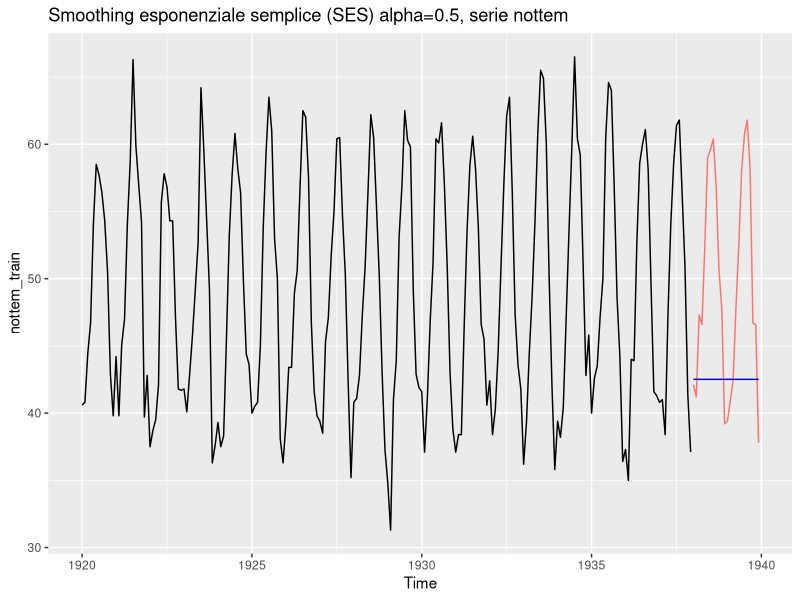
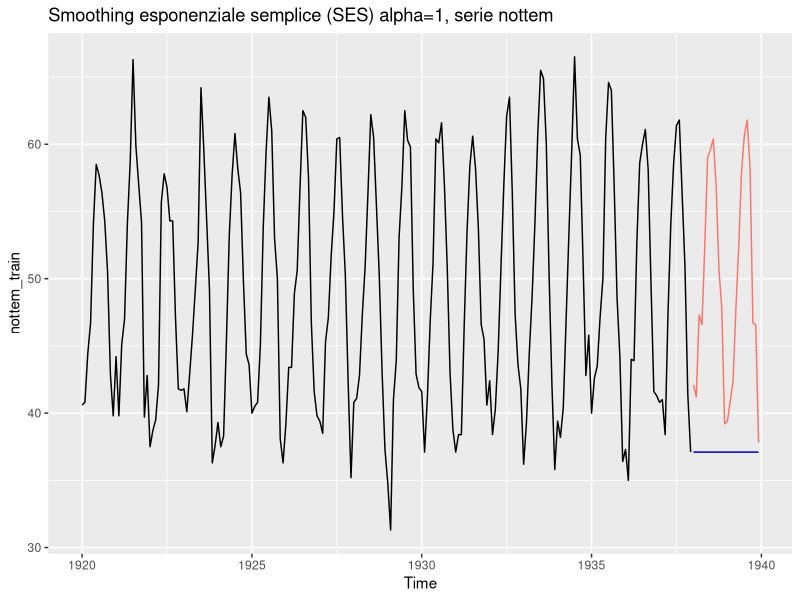
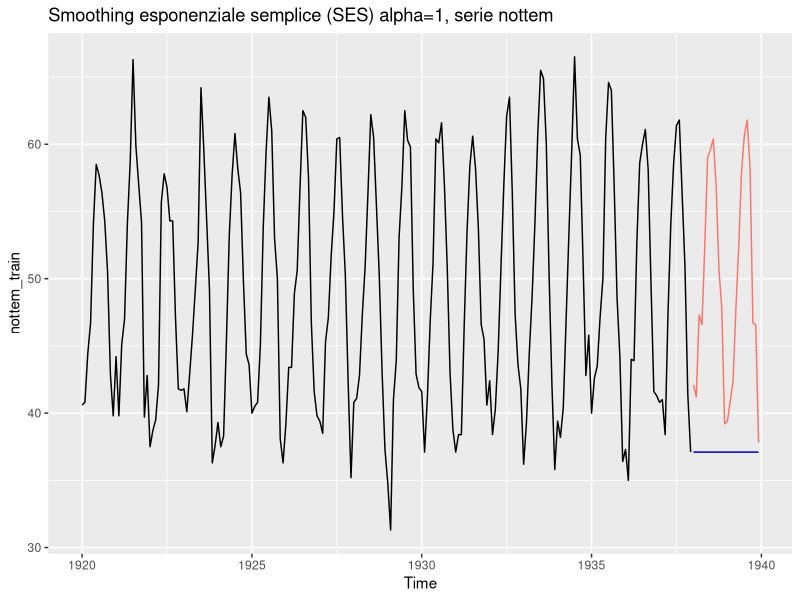
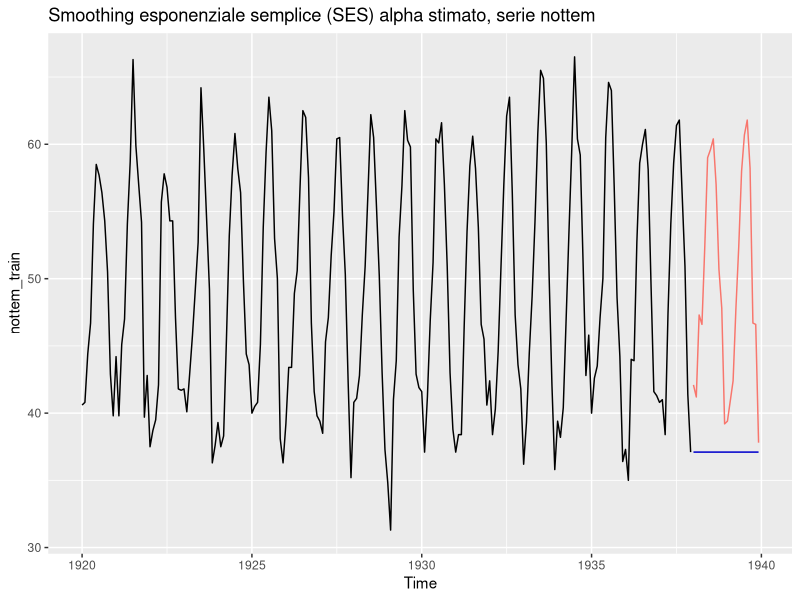
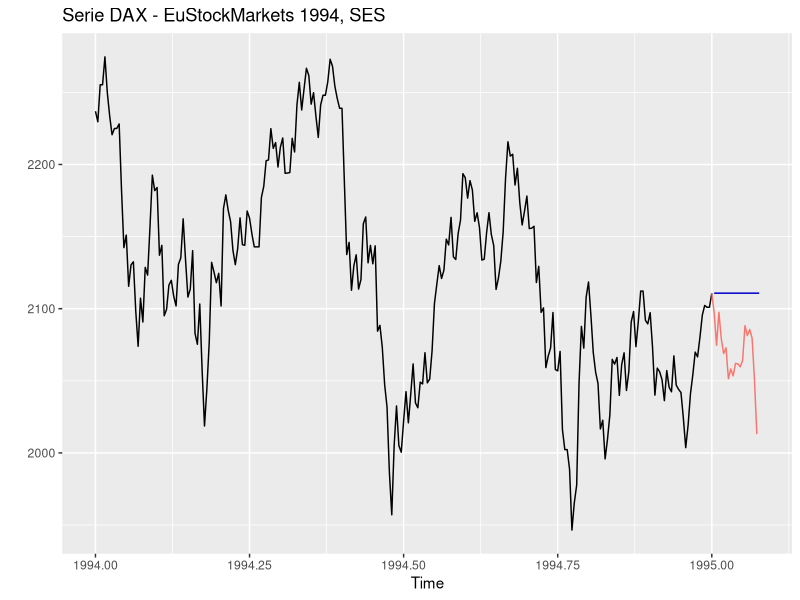
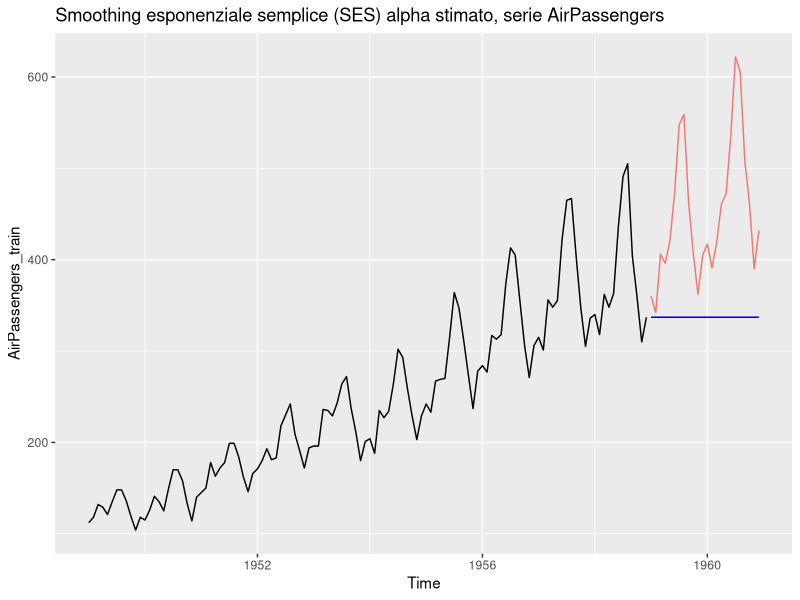
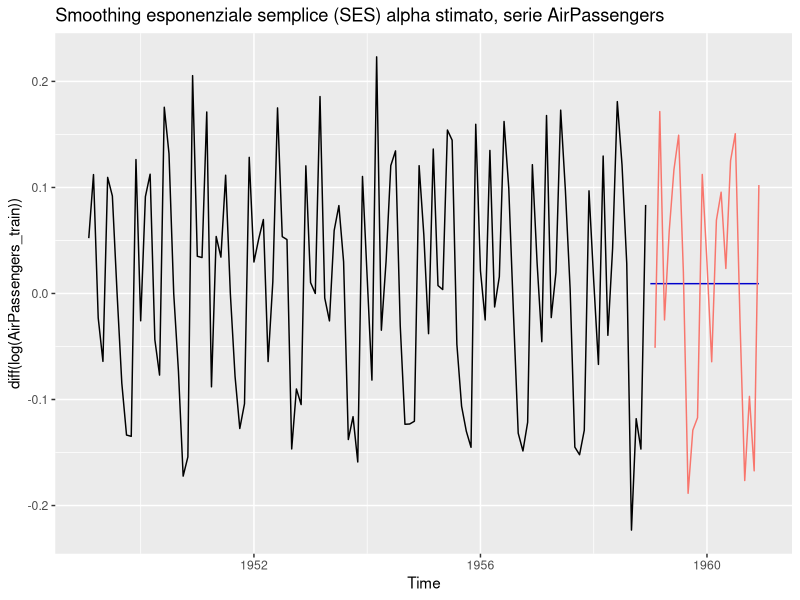
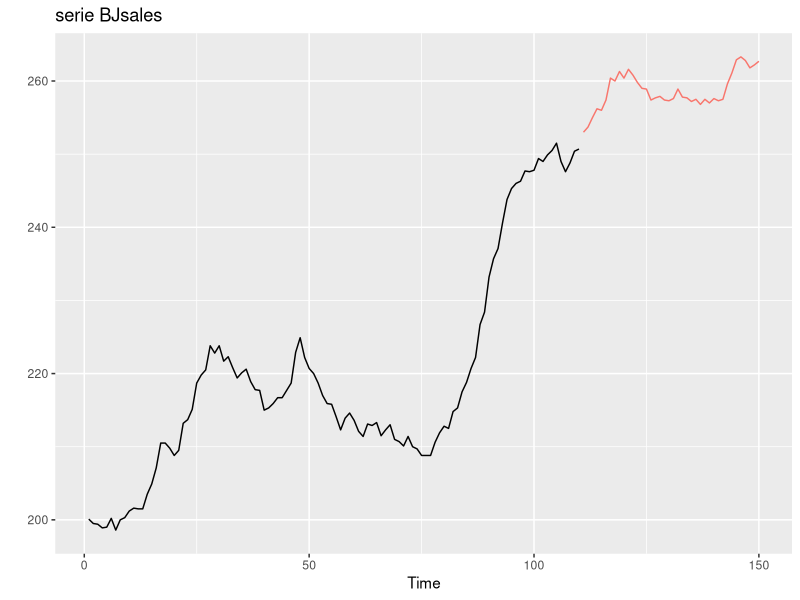

R code for these plots, in order:
## ---- chunk 1
knitr::opts_chunk$set(warning = FALSE, message = FALSE, echo=FALSE) 
library(ggplot2)
library(class)
library(caret)
library(glmnet)
library(car)
library(tidyr)

## ---- chunk 2
library(forecast)
#split train e test
nottem_train <- window(nottem, end=c(1937,12))
nottem_test <- window(nottem, start=c(1938,1))
#fit SES
fit_ses_05 <- ses(nottem_train, h=24, alpha=0.5, initial="simple")
#fit_ses_0 <- ses(nottem_train, h=24, alpha=0, initial="simple")

autoplot(nottem_train)+ggtitle("Smoothing esponenziale semplice (SES) alpha=0.5, serie nottem")+
  autolayer(nottem_test)+autolayer(fit_ses_05, PI=FALSE, colour="blue") +theme(legend.position = "none")

## ---- chunk 3
library(forecast)
#split train e test
nottem_train <- window(nottem, end=c(1937,12))
nottem_test <- window(nottem, start=c(1938,1))
#fit SES
fit_ses_05 <- ses(nottem_train, h=24, alpha=1, initial="simple")
#fit_ses_0 <- ses(nottem_train, h=24, alpha=0, initial="simple")

autoplot(nottem_train)+ggtitle("Smoothing esponenziale semplice (SES) alpha=1, serie nottem")+
  autolayer(nottem_test)+autolayer(fit_ses_05, PI=FALSE, colour="blue") +theme(legend.position = "none")
## ---- chunk 4
library(forecast)
#split train e test
nottem_train <- window(nottem, end=c(1937,12))
nottem_test <- window(nottem, start=c(1938,1))
#fit SES
fit_ses_05 <- ses(nottem_train, h=24, alpha=1, initial="simple")
#fit_ses_0 <- ses(nottem_train, h=24, alpha=0, initial="simple")

autoplot(nottem_train)+ggtitle("Smoothing esponenziale semplice (SES) alpha=1, serie nottem")+
  autolayer(nottem_test)+autolayer(fit_ses_05, PI=FALSE, colour="blue") +theme(legend.position = "none")
## ---- chunk 5

#fit SES
fit_ses <- ses(nottem_train, h=24, alpha=NULL)

print(paste("Modello", fit_ses$model, "; alpha stimato =", round(fit_ses$model$par[1], 3)))


autoplot(fit_ses, PI=FALSE)+ggtitle("Smoothing esponenziale semplice (SES) alpha stimato, serie nottem")+
  autolayer(nottem_test)+theme(legend.position = "none")

## ---- chunk 6
#fit SES
EU_train <- window(EuStockMarkets[,1], start = c(1994, 1), end=c(1995, 1))
EU_test <- window(EuStockMarkets[,1], start=c(1995, 1), end = c(1995, 20))

fit_ses <- ses(EU_train, h=20, alpha=NULL)
print(paste("Modello", fit_ses$model, "; alpha stimato =", round(fit_ses$model$par[1], 3)))

autoplot(fit_ses, PI=FALSE, main="Serie DAX - EuStockMarkets 1994, SES", ylab="")+autolayer(EU_test)+theme(legend.position = "none")


## ---- chunk 7
library(forecast)
#split train e test
AirPassengers_train <- window(AirPassengers, end=c(1958,12))
AirPassengers_test <- window(AirPassengers, start=c(1959,1))

#fit SES
fit_ses <- ses(AirPassengers_train, h=24, alpha=NULL)

print(paste("Modello", fit_ses$model, "; alpha =", round(fit_ses$model$par[1], 3)))

autoplot(fit_ses, PI=FALSE)+ggtitle("Smoothing esponenziale semplice (SES) alpha stimato, serie AirPassengers")+
  autolayer(AirPassengers_test)+theme(legend.position = "none")

## ---- chunk 8
library(forecast)
#split train e test
AirPassengers_train <- window(AirPassengers, end=c(1958,12))
AirPassengers_test <- window(AirPassengers, start=c(1959,1))

#fit SES
fit_ses <- ses(diff(log(AirPassengers_train)), h=24, alpha=NULL)

print(paste("Modello", fit_ses$model, "; alpha =", round(fit_ses$model$par[1], 3)))

autoplot(fit_ses, PI=FALSE)+ggtitle("Smoothing esponenziale semplice (SES) alpha stimato, serie AirPassengers")+
  autolayer(diff(log(AirPassengers_test)))+theme(legend.position = "none")
## ---- chunk 9

library(forecast)
#split train e test
bj_train <- window(BJsales, end=110)
bj_test <- window(BJsales, start=111)

autoplot(bj_train, main = "serie BJsales", ylab=NULL)+
  autolayer(bj_test)+theme(legend.position = "none")

## ---- chunk 10
#fit Holt
fit_holt <- holt(bj_train, h=40, alpha=NULL, beta=NULL)
print(paste("Modello", fit_holt$model, "; alpha =", round(fit_holt$model$par[1], 3), "; beta =", round(fit_holt$model$par[2], 3)))
autoplot(bj_train, , ylab=NULL)+ggtitle("Modello di Holt, serie BJsales")+
  autolayer(bj_test)+autolayer(fit_holt, PI=FALSE, colour="blue") +theme(legend.position = "none")
## ---- chunk 11
#fit Holt
fit_holt_damped <- holt(bj_train, damped=TRUE, h=40, alpha=NULL, beta=NULL)
print(paste(fit_holt_damped$model, "; alpha =", round(fit_holt_damped$model$par[1], 2), "; beta =", round(fit_holt_damped$model$par[2], 2), "; phi=", round(fit_holt_damped$model$par[3], 2) ))
autoplot(bj_train, , ylab=NULL)+ggtitle("Modello di Holt, serie BJsales")+
  autolayer(bj_test)+autolayer(fit_holt_damped, PI=FALSE, colour="blue") +theme(legend.position = "none")
## ---- chunk 12

library(forecast)
#split train e test
bj_train <- window(BJsales, end=94)
bj_test <- window(BJsales, start=95)

autoplot(bj_train, main = "serie BJsales",  ylab=NULL)+
  autolayer(bj_test)+theme(legend.position = "none")

## ---- chunk 13
#fit Holt
fit_holt <- holt(bj_train, damped=FALSE, h=40, alpha=NULL, beta=NULL)
print(paste(fit_holt_damped$model, ";alpha =", round(fit_holt_damped$model$par[1], 2), ";beta =", round(fit_holt_damped$model$par[2], 2)))
fit_holt_damped <- holt(bj_train, damped=TRUE, h=40, alpha=NULL, beta=NULL)
print(paste(fit_holt_damped$model, ";alpha =", round(fit_holt_damped$model$par[1], 2), ";beta =", round(fit_holt_damped$model$par[2], 2), ";phi=", round(fit_holt_damped$model$par[3], 2) ))
autoplot(bj_train, ylab=NULL)+ggtitle("Modello di Holt, serie BJsales")+
  autolayer(bj_test)+autolayer(fit_holt_damped, PI=FALSE, colour="blue") +theme(legend.position = "none")+  autolayer(fit_holt, PI=FALSE, colour="green")
## ---- chunk 14
#fit Holt
fit_holt <- holt(log(AirPassengers_train), damped=FALSE, h=96, exponential=FALSE )
fit_holt_damped <- holt(log(AirPassengers_train), damped=TRUE, h=48, exponential=FALSE, alpha=NULL, beta=NULL)
autoplot(window(AirPassengers_train), ylab=NULL)+ggtitle("Modello di Holt, serie AirPassengers")+
  autolayer(AirPassengers_test)+autolayer(exp(fit_holt$mean)) + theme(legend.position = "none") 
## ---- chunk 15
#fit Holt Winters
fit_holt_winters <- hw(nottem_train, damped=FALSE, h=24 )
autoplot(window(nottem_train, start=c(1935, 1)), ylab=NULL)+ggtitle("Modello di Holt-Winters additivo, serie nottem")+
  autolayer(nottem_test)+autolayer(fit_holt_winters, PI=FALSE) +theme(legend.position = "none")
## ---- chunk 16
#fit Holt Winters
fit_holt_winters <- hw(AirPassengers_train, damped=FALSE, h=24 )
autoplot(window(AirPassengers_train, start=c(1956,1)), ylab=NULL)+ggtitle("Modello di Holt-Winters additivo, serie AirPassengers")+
  autolayer(AirPassengers_test)+autolayer(fit_holt_winters, PI=FALSE) +theme(legend.position = "none")
## ---- chunk 17
#fit Holt Winters
fit_holt_winters <- hw(AirPassengers_train, damped=FALSE, seasonal="multiplicative", h=24 )
autoplot(window(AirPassengers_train, start=c(1956,1)), ylab=NULL)+ggtitle("Holt-Winters con stagionalità moltiplicativa, serie AirPassengers")+
  autolayer(AirPassengers_test)+autolayer(fit_holt_winters, PI=FALSE) +theme(legend.position = "none")
## ---- chunk 18
#fit Holt Winters
fit_holt_winters <- hw(AirPassengers_train, damped=FALSE, seasonal="multiplicative",exponential=TRUE, h=24 )
autoplot(window(AirPassengers_train, start=c(1956,1)), ylab=NULL)+ggtitle("Holt-Winters trend/stagionalità moltiplicative, serie AirPassengers")+
  autolayer(AirPassengers_test)+autolayer(fit_holt_winters, PI=FALSE) +theme(legend.position = "none")
## ---- chunk 19
#fit Holt
fit_holt <- holt(bj_train, damped=FALSE, h=50, level=90, alpha=NULL, beta=NULL)
fit_holt_damped <- holt(bj_train, damped=TRUE, h=40, level=90, alpha=NULL, beta=NULL)
autoplot(bj_train, ylab=NULL)+ggtitle("Modello di Holt damped trend, serie BJsales")+autolayer(fit_holt_damped, PI=TRUE, colour="blue", alpha=0.8) +theme(legend.position = "none") +  autolayer(bj_test) #+  autolayer(fit_holt, PI=TRUE, colour="green")
## ---- chunk 20
#fit Holt Winters
fit_holt_winters <- hw(AirPassengers_train, damped=FALSE, seasonal="multiplicative", level= 90, exponential=TRUE, h=24 )
autoplot(window(AirPassengers_train, start=c(1958, 1)), ylab=NULL)+ggtitle("Holt-Winters trend/stagionalità moltiplicative, serie AirPassengers")+
 autolayer(fit_holt_winters, PI=TRUE, alpha=0.8) +theme(legend.position = "none")+ autolayer(AirPassengers_test)
## ---- chunk 21

#fit vari modelli ETS
fit_ets_AAN <- ets(nottem_train, model="AAN")
fit_ets_AAdN <- ets(nottem_train, model="AAN", damped=TRUE)
fit_ets_AAA <- ets(nottem_train, model="AAA")
fit_ets_MMM <- ets(nottem_train, model="MAM")

#confronto AIC/BIC
aic_values <- c(AAN = AIC(fit_ets_AAN), AAdN = AIC(fit_ets_AAdN), AAA = AIC(fit_ets_AAA), MMM=AIC(fit_ets_MMM))
bic_values <- c(AAN = BIC(fit_ets_AAN), AAdN = BIC(fit_ets_AAdN), AAA = BIC(fit_ets_AAA), MMM=BIC(fit_ets_MMM))

data_bic_aic <- data.frame(
  Model = names(aic_values),
  AIC = as.numeric(aic_values),
  BIC = as.numeric(bic_values)
)

data_bic_aic
## ---- chunk 22

#plot vari modelli forecast a 24 mesi
AAN_forecast <- forecast(fit_ets_AAN, h=24)
AAdN_forecast <- forecast(fit_ets_AAdN, h=24)
AAA_forecast <- forecast(fit_ets_AAA, h=24)
MMM_forecast <- forecast(fit_ets_MMM, h=24)

autoplot(window(nottem_train, start=c(1935,1)), ylab=NULL)+ggtitle("Confronto modelli ETS, serie nottem")+
  autolayer(nottem_test)+
  autolayer(AAN_forecast, PI=FALSE, colour="purple") +
 autolayer(AAdN_forecast, PI=FALSE, colour="gold") +
  autolayer(AAA_forecast, PI=FALSE, colour="green") +
    autolayer(AAA_forecast, PI=FALSE, colour="blue") +
  theme(legend.position = "none")

## ---- chunk 23
library(tseries)
#fit Holt
fit_holt <- holt(BJsales, h=10, damped = TRUE, alpha=NULL, beta=NULL)
residuals_holt <- residuals(fit_holt)
library(patchwork)

# istogramma residui con sovrapposta curva densità gaussiana
p1 <- ggplot(data.frame(residuals_holt), aes(x=residuals_holt)) +
  geom_histogram(aes(y=..density..), bins=15, fill="lightblue", color="black") +
  stat_function(fun=dnorm, args=list(mean=mean(residuals_holt), sd=sd(residuals_holt)), color="red", size=1) +
  ggtitle("Istogramma dei residui con densità gaussiana") +
  xlab("Residui") + ylab("Densità")

# qqnorm
p2 <- ggplot(data.frame(residuals_holt), aes(sample=residuals_holt)) +
  stat_qq() +
  stat_qq_line(color="red") +
  ggtitle("QQ-Plot dei residui") +
  xlab("Quantili teorici") + ylab("Quantili campionari")

p1/p2


shapiro_test_result <- shapiro.test(residuals_holt)
jb_test <- jarque.bera.test(residuals_holt)
print(paste("p-value: Shapiro-Wilk", round(shapiro_test_result$p.value, 3),"; Jarque-Bera ", round(jb_test$p.value, 3) ))

## ---- chunk 24
library(tseries)
#fit Holt
fit_holt <- hw(AirPassengers_train, seasonal="multiplicative", alpha=NULL, beta=NULL)
residuals_holt <- residuals(fit_holt)
library(patchwork)

# istogramma residui con sovrapposta curva densità gaussiana
p1 <- ggplot(data.frame(residuals_holt), aes(x=residuals_holt)) +
  geom_histogram(aes(y=..density..), bins=15, fill="lightblue", color="black") +
  stat_function(fun=dnorm, args=list(mean=mean(residuals_holt), sd=sd(residuals_holt)), color="red", size=1) +
  ggtitle("Istogramma dei residui con densità gaussiana") +
  xlab("Residui") + ylab("Densità")

# qqnorm
p2 <- ggplot(data.frame(residuals_holt), aes(sample=residuals_holt)) +
  stat_qq() +
  stat_qq_line(color="red") +
  ggtitle("QQ-Plot dei residui") +
  xlab("Quantili teorici") + ylab("Quantili campionari")

p1/p2


shapiro_test_result <- shapiro.test(residuals_holt)
jb_test <- jarque.bera.test(residuals_holt)
print(paste("p-value: Shapiro-Wilk", round(shapiro_test_result$p.value, 3),"; Jarque-Bera ", round(jb_test$p.value, 3) ))
## ---- chunk 25
library(tseries)
#fit Holt
fit_holt <- hw(nottem_train, seasonal="additive",damped=FALSE, alpha=NULL, beta=NULL)
residuals_holt <- residuals(fit_holt)
library(patchwork)

# istogramma residui con sovrapposta curva densità gaussiana
p1 <- ggplot(data.frame(residuals_holt), aes(x=residuals_holt)) +
  geom_histogram(aes(y=..density..), bins=15, fill="lightblue", color="black") +
  stat_function(fun=dnorm, args=list(mean=mean(residuals_holt), sd=sd(residuals_holt)), color="red", size=1) +
  ggtitle("Istogramma dei residui con densità gaussiana") +
  xlab("Residui") + ylab("Densità")

# qqnorm
p2 <- ggplot(data.frame(residuals_holt), aes(sample=residuals_holt)) +
  stat_qq() +
  stat_qq_line(color="red") +
  ggtitle("QQ-Plot dei residui") +
  xlab("Quantili teorici") + ylab("Quantili campionari")

p1/p2

shapiro_test_result <- shapiro.test(residuals_holt)
jb_test <- jarque.bera.test(residuals_holt)
print(paste("p-value: Shapiro-Wilk", round(shapiro_test_result$p.value, 3),"; Jarque-Bera ", round(jb_test$p.value, 3) ))

## ---- chunk 26
library(tseries)
#fit Holt
fit_holt <- ets(nottem_train,model="MNM")

residuals_holt <- residuals(fit_holt)
library(patchwork)

# istogramma residui con sovrapposta curva densità gaussiana
p1 <- ggplot(data.frame(residuals_holt), aes(x=residuals_holt)) +
  geom_histogram(aes(y=..density..), bins=15, fill="lightblue", color="black") +
  stat_function(fun=dnorm, args=list(mean=mean(residuals_holt), sd=sd(residuals_holt)), color="red", size=1) +
  ggtitle("Istogramma dei residui con densità gaussiana") +
  xlab("Residui") + ylab("Densità")

# qqnorm
p2 <- ggplot(data.frame(residuals_holt), aes(sample=residuals_holt)) +
  stat_qq() +
  stat_qq_line(color="red") +
  ggtitle("QQ-Plot dei residui") +
  xlab("Quantili teorici") + ylab("Quantili campionari")

p1/p2

shapiro_test_result <- shapiro.test(residuals_holt)
jb_test <- jarque.bera.test(residuals_holt)
print(paste("p-value: Shapiro-Wilk", round(shapiro_test_result$p.value, 3),"; Jarque-Bera ", round(jb_test$p.value, 3) ))

## ---- chunk 27

#Intervalli bootstrap modello naive

model <- ets(nottem_train, model="AAA")

predictions<-forecast(model, h=24, bootstrap=TRUE, times=1000, level= 95)

autoplot(window(nottem_train, start=c(1935,1)), main="Intervalli di previsione bootstrap livello 95%, serie nottem, modello ETS(A,N,A)", ylab="temperatura")+autolayer(predictions, alpha=0.8) +autolayer(nottem_test, color="red")+theme(legend.position = "none")
    
    
## ---- chunk 28

#Intervalli bootstrap modello naive

model <- ets(nottem_train, model="ANA")

predictions<-forecast(model, h=24, bootstrap=TRUE, times=5000, level= 95)


p2 <- autoplot(window(nottem_train, start=c(1937,1)), PI=FALSE,main="Intervalli di previsione bootstrap (blu) e parametrici (rosso) livello 95%, ETS(A,A,A)",  ylab="temperatura")+autolayer(forecast(model, h=24, bootstrap=FALSE, PI=TRUE, level=95), alpha=0.8, color="red")+autolayer(predictions, col="blue", alpha =0.8) +autolayer(nottem_test, color="red")+theme(legend.position = "none")

p2 
## ---- chunk 29

#Intervalli bootstrap modello naive

model <- ets(AirPassengers_train, model="MNM")

predictions<-forecast(model, h=24, bootstrap=TRUE, times=5000, level= 95)

p2 <- autoplot(window(AirPassengers_train, start=c(1956,1)), main="Intervalli di previsione bootstrap (blu) e parametrici (rosso) livello 95%, ETS(A,N,A)", ylab="temperatura")+autolayer(forecast(model, h=24, bootstrap=FALSE, PI=TRUE, level=95), alpha=0.8, color="red")+autolayer(predictions, col="blue", alpha =0.8) +autolayer(AirPassengers_test, color="red")+theme(legend.position = "none")

p2
